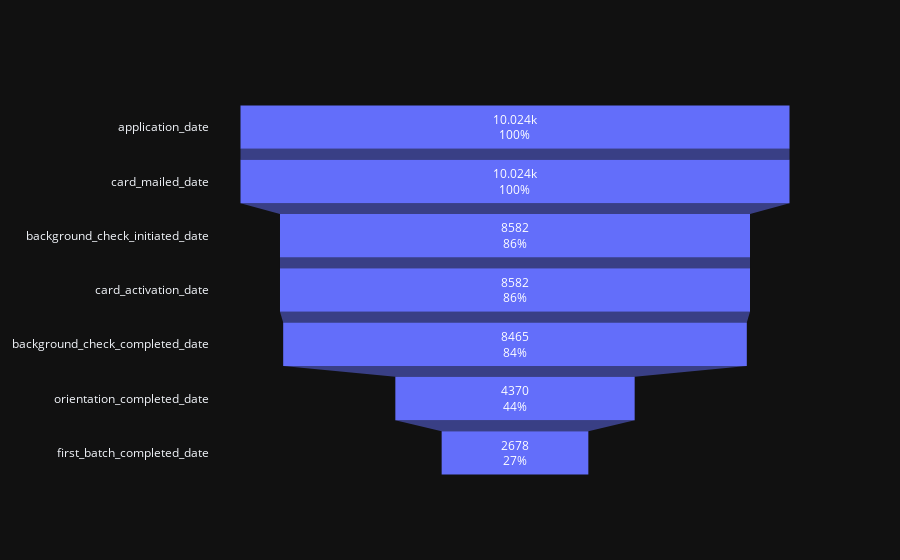

Notebook source saved alongside this figure:
### Code cell
# plot the converstion funnel of control group after filtering the conversion window
from plotly import graph_objects as go

fig = go.Figure(go.Funnel(
    y=df_control_converstion.index.get_level_values(1),
    x=df_control_converstion.applicant_id,
    name='control',
    textinfo="value+percent initial"))

fig.show()

### Figure 1 — Plotly figure (JSON) as saved in the notebook; plotly's stock layout.template omitted (floating-point values rounded to 4 significant figures)
{"data": [{"name": "control", "textinfo": "value+percent initial", "type": "funnel", "x": [10024, 10024, 8582, 8582, 8465, 4370, 2678], "y": ["application_date", "card_mailed_date", "background_check_initiated_date", "card_activation_date", "background_check_completed_date", "orientation_completed_date", "first_batch_completed_date"]}], "layout": {}}
